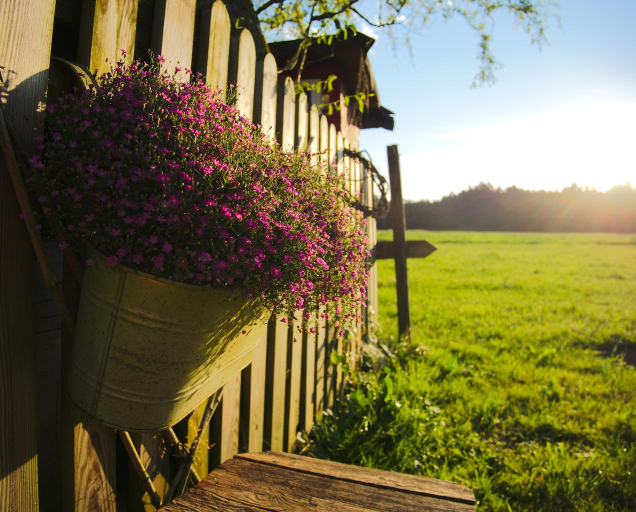
#> input picture morning.jpg, 1272 x 1024 px (shown at 1/2 size)
$ python color_transfer_roi.py
#> lines starting #> are read from the running program, lines starting #| are printed output that depends on the picture
#> further down, s is the input picture: shape (1024, 1272, 3); mean B, G, R 71.8, 112.3, 119.7
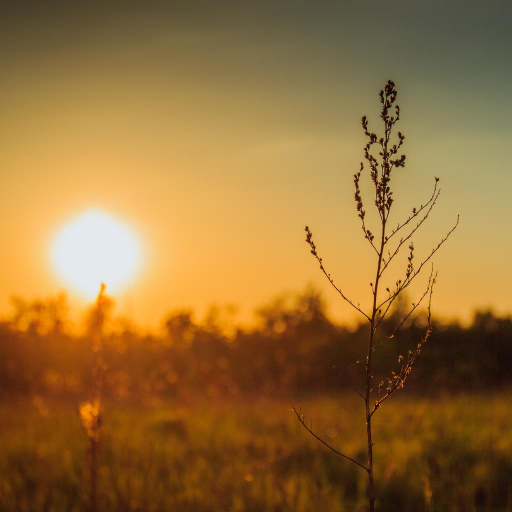
#> input picture sunset.jpg, 1024 x 1024 px (shown at 1/2 size)
#> further down, t is the input picture: shape (1024, 1024, 3); mean B, G, R 57, 111.6, 150.5
### color_transfer.py
import cv2
import numpy as np
import argparse
from os.path import basename


def color_transfer(source, target):
    try:
        source = cv2.cvtColor(source, cv2.COLOR_BGR2LAB).astype(np.float32)
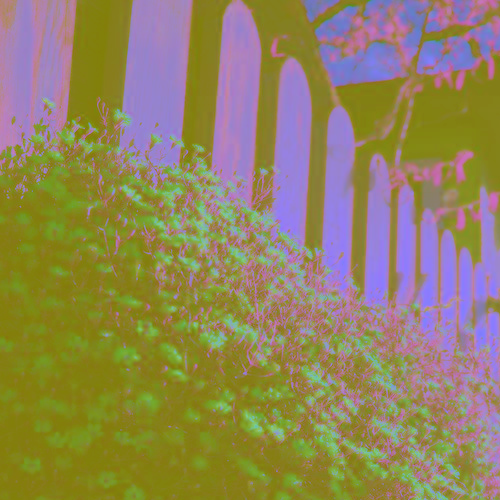
#> source: shape (500, 500, 3) float32; mean of channels 0, 1, 2 93.5, 132.8, 145; drawn as B, G, R
        target = cv2.cvtColor(target, cv2.COLOR_BGR2LAB).astype(np.float32)
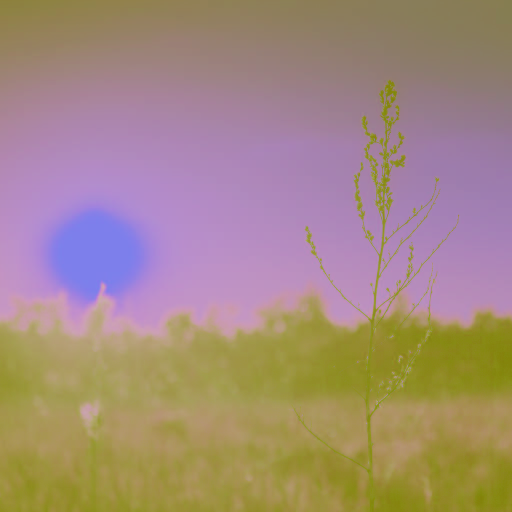
#> target: shape (1024, 1024, 3) float32 (shown at 1/2 size); mean of channels 0, 1, 2 125.8, 138.1, 163; drawn as B, G, R
        srcMean, srcStd = cv2.meanStdDev(source)
#> srcMean = [93.45, 132.8, 145]; srcStd = [73.97, 13.24, 17.08]
        targetMean, targetStd = cv2.meanStdDev(target)
#> targetMean = [125.9, 138.1, 162.9]; targetStd = [56.77, 10.03, 16.11]
        res = []
        for i, channel in enumerate(cv2.split(target)):
            channel -= targetMean[i]
            channel *= srcStd[i] / targetStd[i]
            channel += srcMean[i]
            res.append(np.clip(channel, 0, 255).astype("uint8"))
#> this loop made 3 passes
#> pass 2, in color_transfer, `channel -= targetMean[i]`:
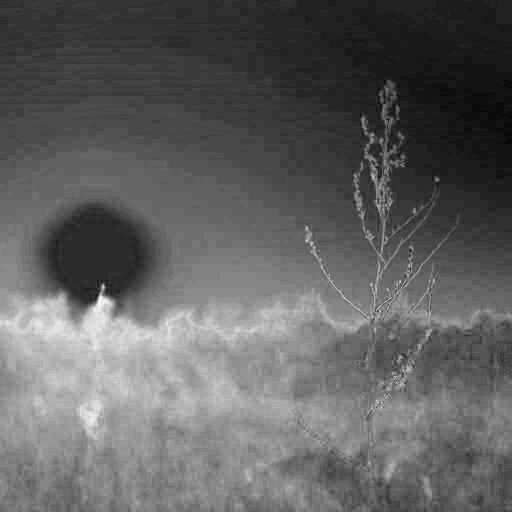
#> channel: shape (1024, 1024) float32 (shown at 1/2 size); min -20.09, max 32.91, mean 0; drawn with min black and max white
#> after the loop, res = 3 items
        result = cv2.merge(res)
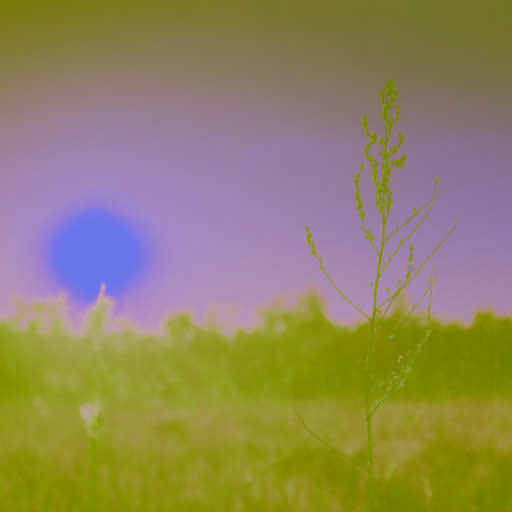
#> result: shape (1024, 1024, 3) (shown at 1/2 size); mean of channels 0, 1, 2 95.5, 132.3, 144.5; drawn as B, G, R
        return cv2.cvtColor(result, cv2.COLOR_LAB2BGR)
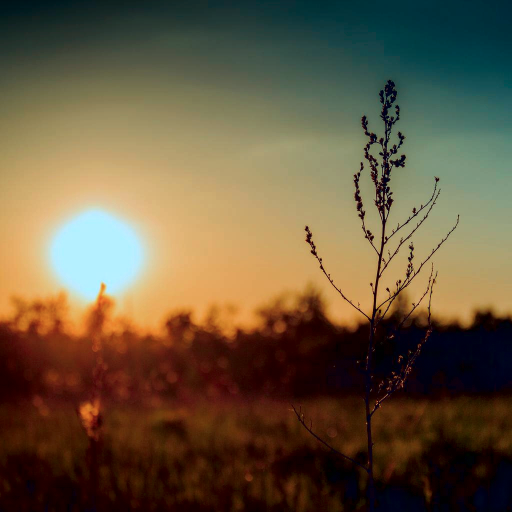
#> returned value: shape (1024, 1024, 3) (shown at 1/2 size); mean B, G, R 63, 87.5, 103.3
    except Exception as e:
        print("Error: " + str(e))
        return None


# [60 lines that do not run on import are left out]

### color_transfer_roi.py
from color_transfer import color_transfer
import cv2
import numpy as np

s = cv2.imread("morning.jpg")
t = cv2.imread("sunset.jpg")

# # Selecting ROI instead of complete image
s = s[0:500,200:700]

res = np.hstack(
    [
        cv2.resize(s, (512, 512)),
        cv2.resize(t, (512, 512)),
        cv2.resize(color_transfer(s, t), (512, 512)),
    ]
)
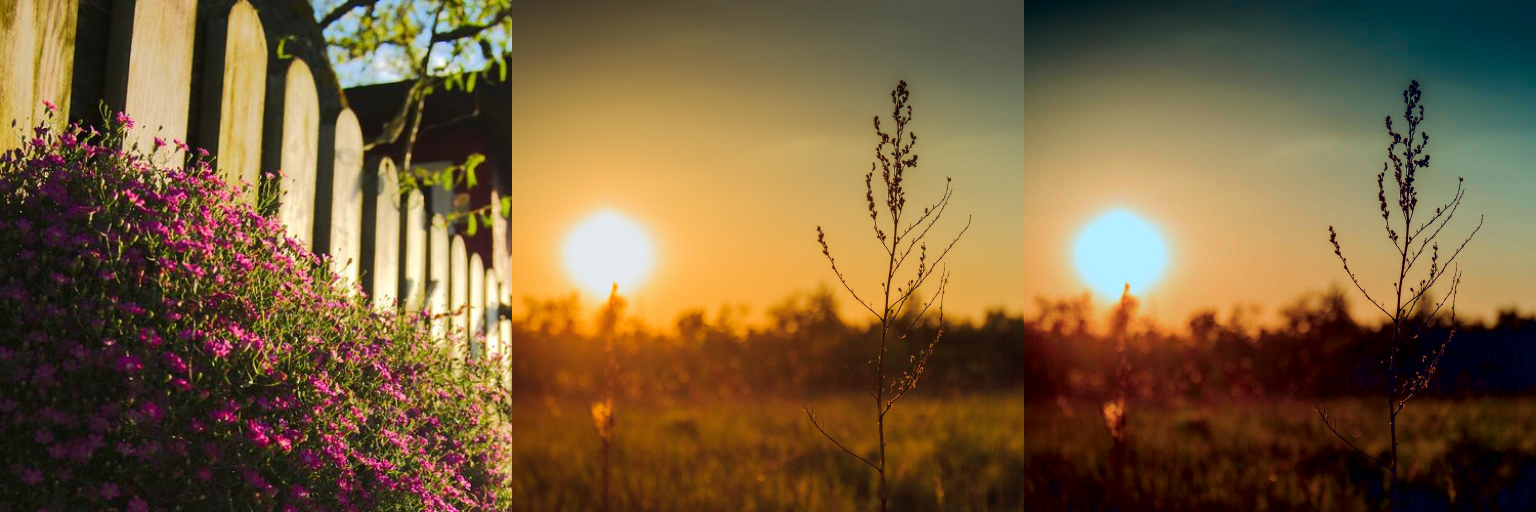
#> res: shape (512, 1536, 3); mean B, G, R 60.2, 95.1, 120.1

cv2.imshow("Output", res)
cv2.waitKey(0)
